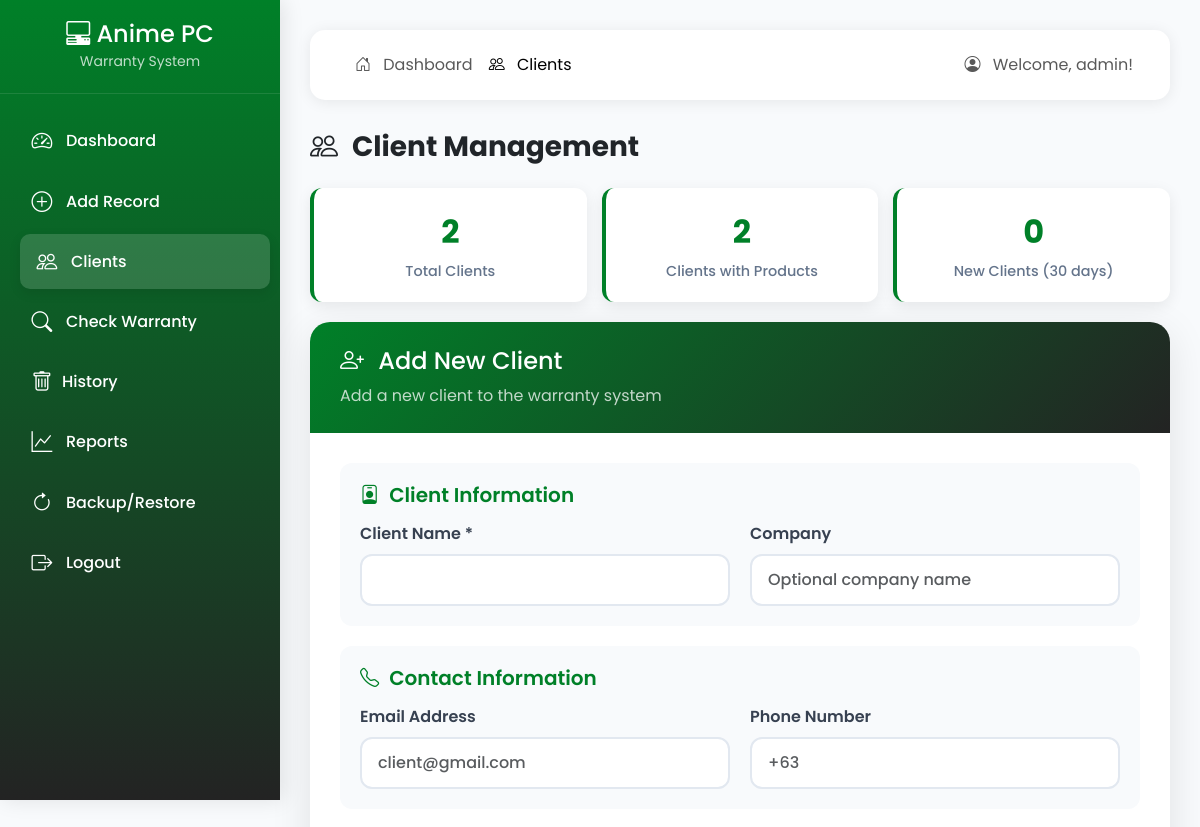
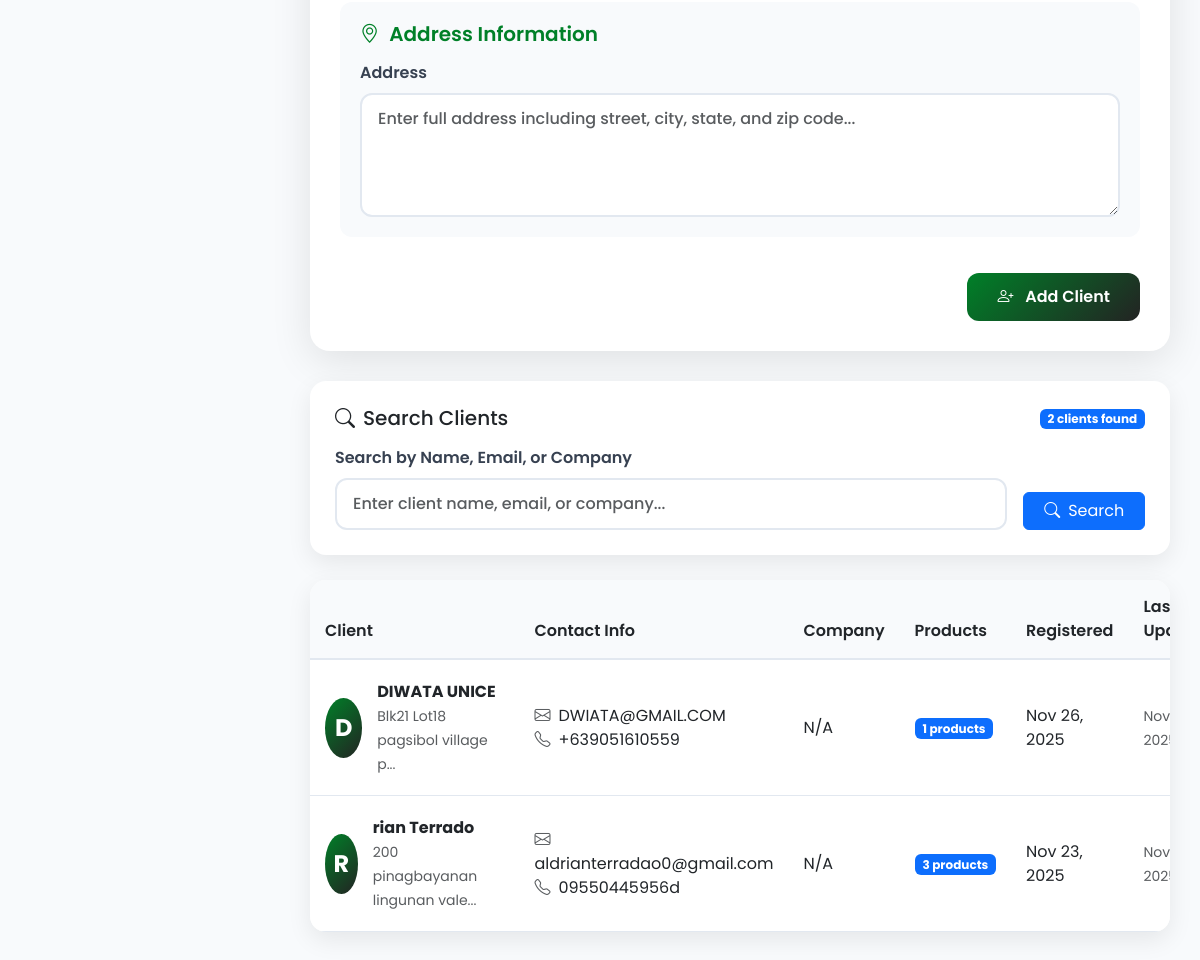
/clients.php (signed in), run on an earlier commit of the app's database (2 pictures, top to bottom).
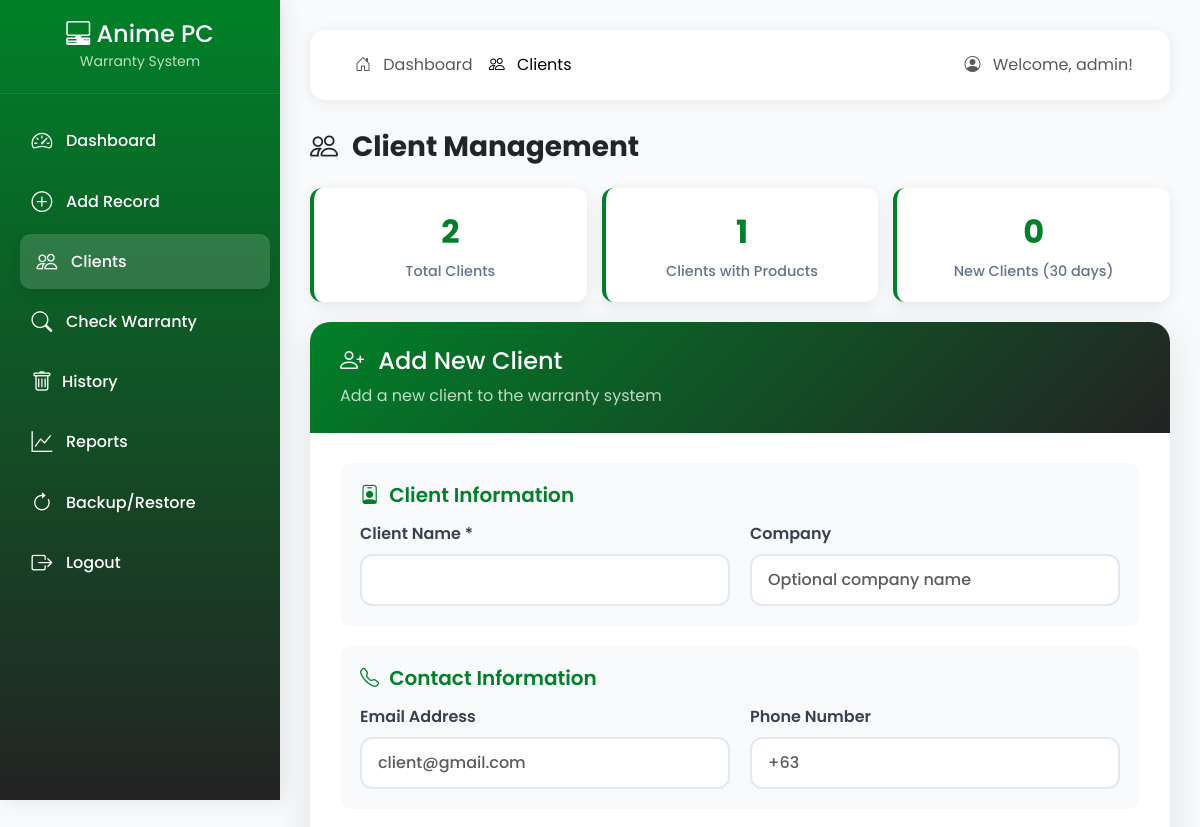
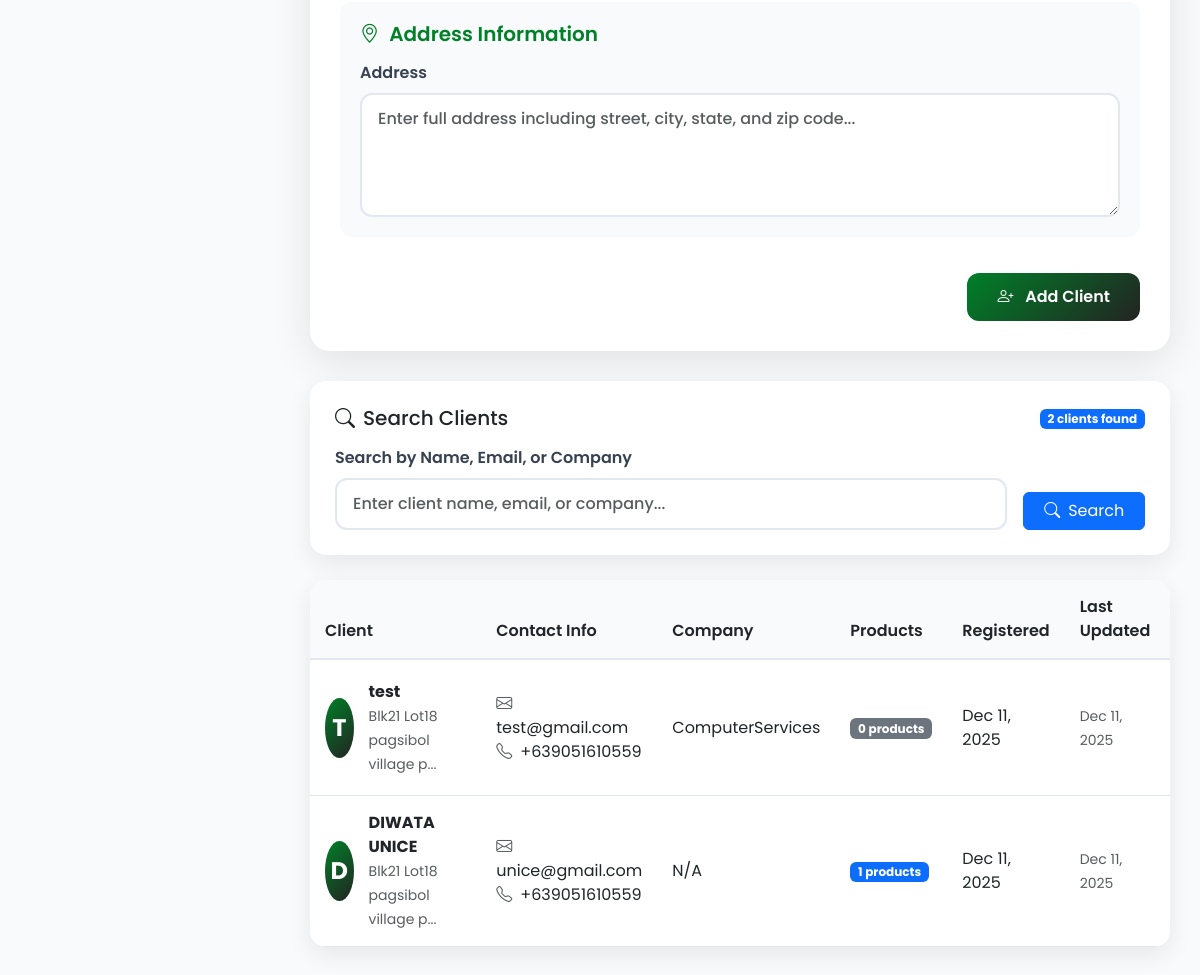
And on a later commit of the database (2 pictures, top to bottom).
### tables this page shows
CREATE TABLE `clients` (
  `id` int(11) NOT NULL AUTO_INCREMENT,
  `client_name` varchar(255) NOT NULL,
  `email` varchar(255) DEFAULT NULL,
  `phone` varchar(20) DEFAULT NULL,
  `address` text DEFAULT NULL,
  `company` varchar(255) DEFAULT NULL,
  `created_at` timestamp NOT NULL DEFAULT current_timestamp(),
  `updated_at` timestamp NOT NULL DEFAULT current_timestamp() ON UPDATE current_timestamp(),
  PRIMARY KEY (`id`)
);

### clients.php (the view, shortened to what the changed rows need)
<?php
include 'config.php';
$editClient = null;
$query = "SELECT c.*, COUNT(p.id) as product_count
          FROM clients c
          LEFT JOIN products p ON c.id = p.client_id
          WHERE 1=1";
$params = [];
$query .= " GROUP BY c.id ORDER BY c.created_at DESC";
$stmt = $pdo->prepare($query);
$stmt->execute($params);
$clients = $stmt->fetchAll();
?>
<!DOCTYPE html>
<html lang="en">
<head>
    <link href="https://cdn.jsdelivr.net/npm/bootstrap@5.3.0-alpha1/dist/css/bootstrap.min.css" rel="stylesheet">
    <link rel="stylesheet" href="https://cdn.jsdelivr.net/npm/bootstrap-icons@1.11.0/font/bootstrap-icons.css">
   <link rel="stylesheet" href="client.css">
</head>
<body>
    <div class="main-content">
        <h1 class="h3 fw-bold text-dark mb-4">
            <i class="bi <?php echo $editClient ? 'bi-pencil' : 'bi-people'; ?> me-2"></i>
            <?php echo $editClient ? 'Edit Client' : 'Client Management'; ?>
        </h1>
        <?php if (!$editClient): ?>
        <div class="client-stats">
            <?php
            $totalClients = $pdo->query("SELECT COUNT(*) FROM clients")->fetchColumn();
            $clientsWithProducts = $pdo->query("SELECT COUNT(DISTINCT client_id) FROM products WHERE client_id IS NOT NULL")->fetchColumn();
            $recentClients = $pdo->query("SELECT COUNT(*) FROM clients WHERE created_at >= DATE_SUB(NOW(), INTERVAL 30 DAY)")->fetchColumn();
            ?>
            <div class="stat-card">
                <div class="stat-number"><?php echo $totalClients; ?></div>
                <div class="stat-label">Total Clients</div>
            </div>
            <div class="stat-card">
                <div class="stat-number"><?php echo $clientsWithProducts; ?></div>
                <div class="stat-label">Clients with Products</div>
            </div>
            <div class="stat-card">
                <div class="stat-number"><?php echo $recentClients; ?></div>
                <div class="stat-label">New Clients (30 days)</div>
            </div>
        </div>
        <?php endif; ?>
        <div class="client-table">
            <div class="table-responsive">
                <table class="table table-hover mb-0">
                    <thead>
                        <tr>
                            <th>Client</th>
                            <th>Contact Info</th>
                            <th>Company</th>
                            <th>Products</th>
                            <th>Registered</th>
                            <th>Last Updated</th>
                            <th>Actions</th>
                        </tr>
                    </thead>
                    <tbody>
                        <?php if (count($clients) > 0): ?>
                            <?php foreach ($clients as $client):
                                $initial = strtoupper(substr($client['client_name'], 0, 1));
                            ?>
                                <tr>
                                    <td>
                                        <div class="d-flex align-items-center">
                                            <div class="client-avatar">
                                                <?php echo $initial; ?>
                                            </div>
                                            <div>
                                                <strong><?php echo htmlspecialchars($client['client_name']); ?></strong>
                                                <?php if ($client['address']): ?>
                                                    <br><small class="text-muted"><?php echo substr(htmlspecialchars($client['address']), 0, 30); ?>...</small>
                                                <?php endif; ?>
                                            </div>
                                        </div>
                                    </td>
                                    <td>
                                        <?php if ($client['email']): ?>
                                            <div><i class="bi bi-envelope me-2 text-muted"></i><?php echo htmlspecialchars($client['email']); ?></div>
                                        <?php endif; ?>
                                        <?php if ($client['phone']): ?>
                                            <div><i class="bi bi-telephone me-2 text-muted"></i><?php echo htmlspecialchars($client['phone']); ?></div>
                                        <?php endif; ?>
                                    </td>
                                    <td><?php echo htmlspecialchars($client['company'] ?: 'N/A'); ?></td>
                                    <td>
                                        <span class="badge bg-<?php echo $client['product_count'] > 0 ? 'primary' : 'secondary'; ?>">
                                            <?php echo $client['product_count']; ?> products
                                        </span>
                                    </td>
                                    <td><?php echo date('M j, Y', strtotime($client['created_at'])); ?></td>
                                    <td>
                                        <small class="text-muted">
                                            <?php echo $client['updated_at'] ? date('M j, Y', strtotime($client['updated_at'])) : 'Never'; ?>
                                        </small>
                                    </td>
                                    <td>
                                    </td>
                                </tr>
                            <?php endforeach; ?>
                        <?php endif; ?>
                    </tbody>
                </table>
            </div>
        </div>
    </div>
</body>
</html>

What changed in the data, as far as the page shows it:
removed clients: client_name "D", client_name "DIWATA UNICE", address "Blk21 Lot18 pagsibol village p", email "DWIATA@GMAIL.COM", phone "+639051610559", company "N/A", product_count "1", created_at "Nov 26, 2025", updated_at "Nov…"
removed clients: client_name "R", client_name "rian Terrado", address "200 pinagbayanan lingunan vale", email "aldrianterradao0@gmail.com", phone "09550445956d", company "N/A", product_count "3", created_at "Nov 23, 2025", updated_at "Nov…"
added clients: client_name "T", client_name "test", address "Blk21 Lot18 pagsibol village p", email "test@gmail.com", phone "+639051610559", company "ComputerServices", product_count "0", created_at "Dec 11, 2025", updated_at "Dec 11, 2025"
added clients: client_name "D", client_name "DIWATA UNICE", address "Blk21 Lot18 pagsibol village p", email "unice@gmail.com", phone "+639051610559", company "N/A", product_count "1", created_at "Dec 11, 2025", updated_at "Dec 11, 2025"
Also different on the page:
$clientsWithProducts: "2" → "1"
